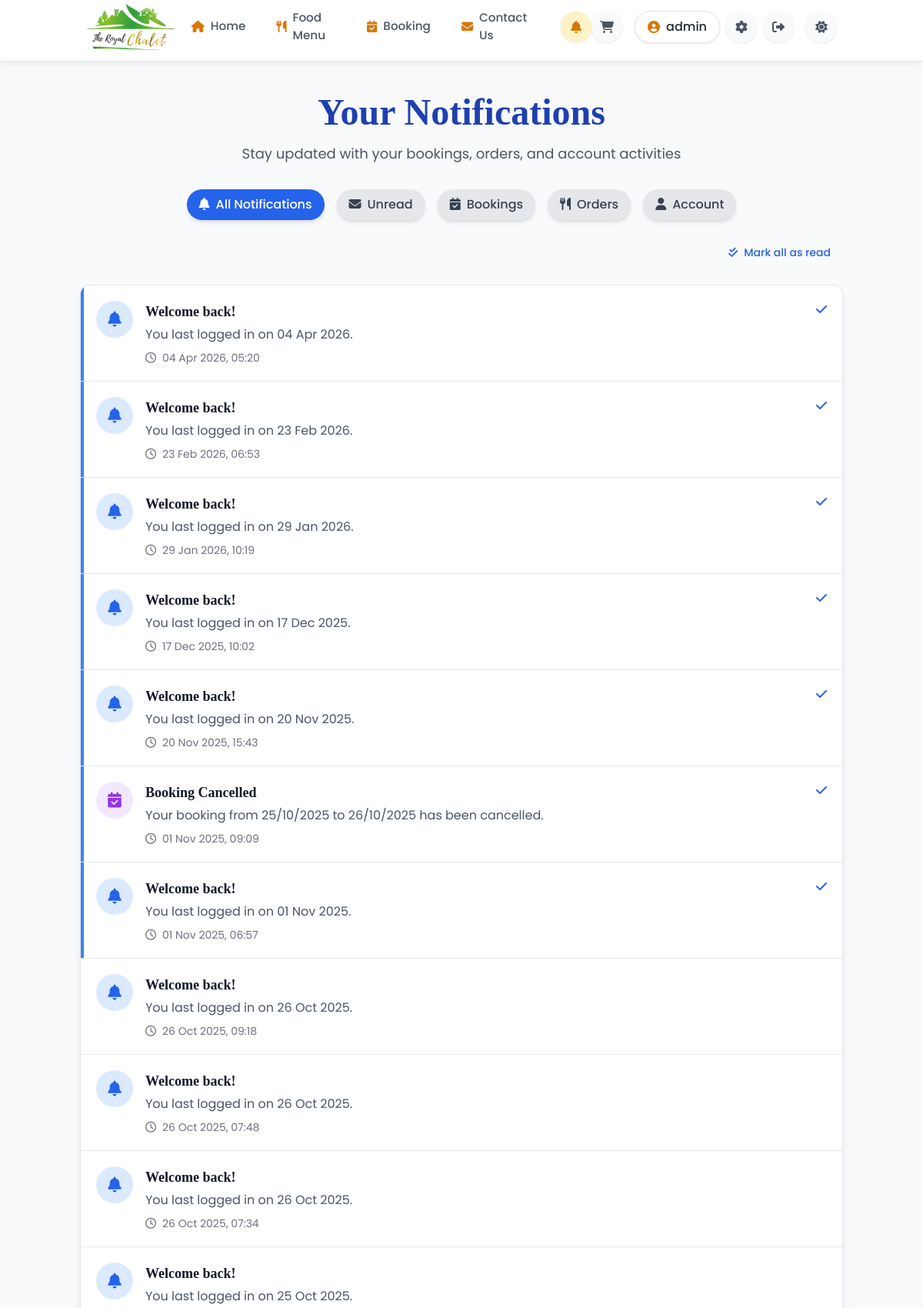
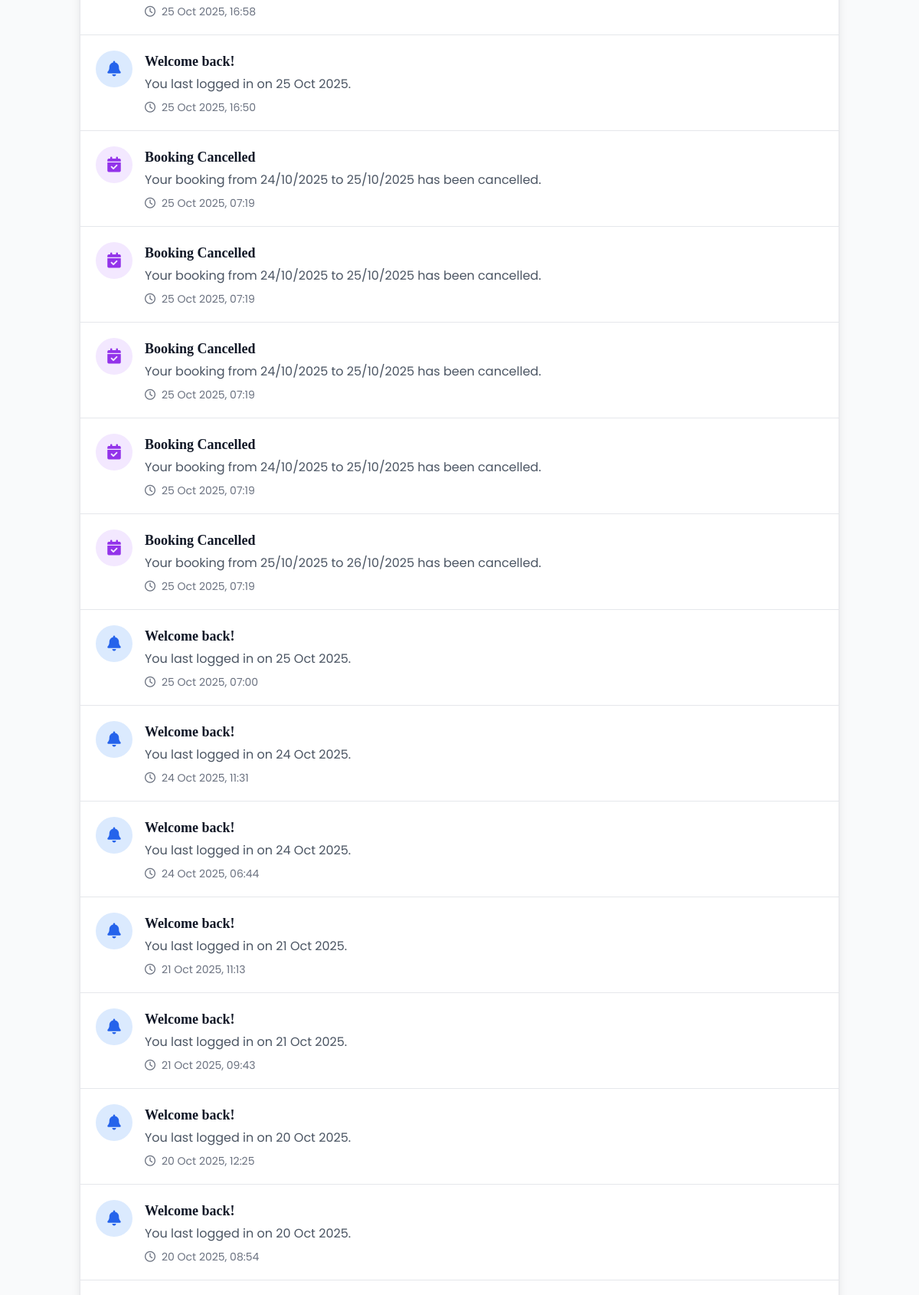
/notifications (signed in, upper part), run on the app's committed database (2 pictures, top to bottom).
### models.py (models this page shows)
class User(UserMixin, db.Model):
    id = db.Column(db.Integer, primary_key=True)
    username = db.Column(db.String(80), unique=True, nullable=False)
    email = db.Column(db.String(120), unique=True, nullable=False)
    password_hash = db.Column(db.String(128), nullable=False)
    is_admin = db.Column(db.Boolean, default=False)
    phone = db.Column(db.String(15))
    address = db.Column(db.Text)
    created_at = db.Column(db.DateTime, default=lambda: datetime.now(timezone.utc))
    last_login = db.Column(db.DateTime)
    bookings = db.relationship('Booking', backref='user', lazy=True)
    orders = db.relationship('FoodOrder', backref='user', lazy=True)
    reviews = db.relationship('Review', backref='user', lazy=True)

class Notification(db.Model):
    id = db.Column(db.Integer, primary_key=True)
    user_id = db.Column(db.Integer, db.ForeignKey('user.id'), nullable=False)
    title = db.Column(db.String(200), nullable=False)
    message = db.Column(db.Text, nullable=False)
    type = db.Column(db.String(50), default='info')  # info, success, warning, error
    is_read = db.Column(db.Boolean, default=False)
    created_at = db.Column(db.DateTime, default=lambda: datetime.now(timezone.utc))

### app.py (the view)
@app.route('/notifications')
@login_required
def notifications_page():
    notifications = Notification.query.filter_by(user_id=current_user.id).order_by(Notification.created_at.desc()).all()
    return render_template('notifications.html', notifications=notifications)

### app.py (called while the page is built)
@app.context_processor
def inject_now():
    return {'now': datetime.now()}

@app.template_filter('format_time')
def format_time(value):
    try:
        if ':' in value:
            hours, minutes = map(int, value.split(':'))
            period = 'AM' if hours < 12 else 'PM'
            hours = hours % 12
            if hours == 0:
                hours = 12
            return f"{hours}:{minutes:02d} {period}"
        return value
    except (ValueError, AttributeError):
        return value

@app.context_processor
def inject_settings():
    settings = {}
    try:
        for setting in VillaSettings.query.all():
            settings[setting.setting_key] = setting.setting_value
    except:
        pass
    return {'villa_settings': settings}

@login_manager.user_loader
def load_user(user_id):
    return User.query.get(int(user_id))

@app.after_request
def add_header(response):
    if 'Cache-Control' not in response.headers:
        response.headers['Cache-Control'] = 'public, max-age=31536000'
    return response

### templates/notifications.html (shortened to what this page needs)
{% extends 'base.html' %}
{% block content %}
<div class="container mx-auto px-4 py-8">
    <div class="max-w-5xl mx-auto">
        <div class="mb-8 text-center">
            <h1 class="text-4xl md:text-5xl font-bold mb-4 text-blue-800" style="font-family: 'Playfair Display', serif;">Your Notifications</h1>
            <p class="text-gray-600 dark:text-gray-400 text-lg">Stay updated with your bookings, orders, and account activities</p>
        </div>
        <div class="mb-6 flex flex-wrap justify-center gap-4">
            <button id="filter-all" class="px-4 py-2 rounded-full bg-blue-600 text-white font-medium hover:bg-blue-700 transition active shadow-md">
                <i class="fas fa-bell mr-2"></i>All Notifications
            </button>
            <button id="filter-unread" class="px-4 py-2 rounded-full bg-gray-200 text-gray-700 font-medium hover:bg-gray-300 transition shadow-md">
                <i class="fas fa-envelope mr-2"></i>Unread
            </button>
            <button id="filter-booking" class="px-4 py-2 rounded-full bg-gray-200 text-gray-700 font-medium hover:bg-gray-300 transition shadow-md">
                <i class="fas fa-calendar-check mr-2"></i>Bookings
            </button>
            <button id="filter-order" class="px-4 py-2 rounded-full bg-gray-200 text-gray-700 font-medium hover:bg-gray-300 transition shadow-md">
                <i class="fas fa-utensils mr-2"></i>Orders
            </button>
            <button id="filter-account" class="px-4 py-2 rounded-full bg-gray-200 text-gray-700 font-medium hover:bg-gray-300 transition shadow-md">
                <i class="fas fa-user mr-2"></i>Account
            </button>
        </div>
        <div class="mb-6 flex justify-end">
            <button id="mark-all-read" class="px-4 py-2 text-sm font-medium text-blue-600 hover:text-blue-800 flex items-center gap-2 transition">
                <i class="fas fa-check-double"></i> Mark all as read
            </button>
        </div>
        <div class="bg-white dark:bg-gray-800 rounded-xl shadow-lg overflow-hidden border border-gray-200 dark:border-gray-700">
            {% if notifications %}
                <div id="notifications-container" class="divide-y divide-gray-200 dark:divide-gray-700">
                    {% for notification in notifications %}
                        <div class="notification-item p-5 hover:bg-gray-50 dark:hover:bg-gray-700 transition relative {% if not notification.is_read %}unread{% endif %}"
                             data-id="{{ notification.id }}"
                             data-type="{{ notification.type }}"
                             data-read="{{ notification.is_read }}">
                            {% if not notification.is_read %}
                            <div class="absolute left-0 top-0 bottom-0 w-1 bg-blue-500"></div>
                            {% endif %}
                            <div class="flex items-start gap-4">
                                <div class="flex-shrink-0">
                                    {% if 'booking' in notification.title.lower() %}
                                        <div class="w-12 h-12 rounded-full bg-purple-100 dark:bg-purple-900 flex items-center justify-center text-purple-600 dark:text-purple-300">
                                            <i class="fas fa-calendar-check text-xl"></i>
                                        </div>
                                    {% elif 'order' in notification.title.lower() %}
                                        <div class="w-12 h-12 rounded-full bg-green-100 dark:bg-green-900 flex items-center justify-center text-green-600 dark:text-green-300">
                                            <i class="fas fa-utensils text-xl"></i>
                                        </div>
                                    {% elif 'payment' in notification.title.lower() %}
                                        <div class="w-12 h-12 rounded-full bg-yellow-100 dark:bg-yellow-900 flex items-center justify-center text-yellow-600 dark:text-yellow-300">
                                            <i class="fas fa-credit-card text-xl"></i>
                                        </div>
                                    {% else %}
                                        <div class="w-12 h-12 rounded-full bg-blue-100 dark:bg-blue-900 flex items-center justify-center text-blue-600 dark:text-blue-300">
                                            <i class="fas fa-bell text-xl"></i>
                                        </div>
                                    {% endif %}
                                </div>
                                <div class="flex-1">
                                    <h3 class="text-lg font-semibold text-gray-900 dark:text-gray-100 mb-1">{{ notification.title }}</h3>
                                    <p class="text-gray-600 dark:text-gray-400 mb-2">{{ notification.message }}</p>
                                    <div class="flex items-center text-sm text-gray-500 dark:text-gray-500">
                                        <i class="far fa-clock mr-2"></i>
                                        <span>{{ notification.created_at.strftime('%d %b %Y, %H:%M') }}</span>
                                    </div>
                                </div>
                                {% if not notification.is_read %}
                                <button class="mark-read-btn flex-shrink-0 text-blue-600 hover:text-blue-800 dark:text-blue-400 dark:hover:text-blue-300 transition" data-id="{{ notification.id }}">
                                    <i class="fas fa-check"></i>
                                </button>
                                {% endif %}
                            </div>
                        </div>
                    {% endfor %}
                </div>
            {% endif %}
        </div>
    </div>
</div>
{% endblock %}

### templates/base.html (shortened to what this page needs)
<!DOCTYPE html>
<html lang="en">
<head>
    <script src="https://cdn.tailwindcss.com"></script>
    <link rel="stylesheet" href="{{ url_for('static', filename='css/styles.min.css') }}">
    <link rel="stylesheet" href="https://unpkg.com/aos@2.3.1/dist/aos.css" />
    <link rel="stylesheet" href="https://cdnjs.cloudflare.com/ajax/libs/font-awesome/6.4.0/css/all.min.css">
</head>
<body class="bg-gray-50 dark:bg-gray-900 text-gray-800 dark:text-gray-200 min-h-screen flex flex-col transition-colors duration-300">
    <nav class="bg-white dark:bg-gray-900 fixed w-full top-0 z-[1000] transition-all duration-300 border-b border-gray-200 dark:border-gray-800 header-nav">
      <div class="container mx-auto px-4 md:px-6">
        <div class="flex justify-between items-center h-full">
          <a href="{{ url_for('index') }}" class="flex items-center">
            <div class="logo-container">
              <img src="{{ url_for('static', filename='Rc.png') }}"
                 alt="Royal Chalet Logo"
                 class="h-full w-auto object-contain">
            </div>
          </a>
          <div class="hidden lg:flex items-center">
            <div class="flex">
              <a href="{{ url_for('index') }}" class="nav-item flex items-center {% if request.path == url_for('index') %}active{% endif %}">
                <i class="fas fa-home mr-2 text-amber-600"></i>Home
              </a>
              <a href="{{ url_for('menu') }}" class="nav-item flex items-center {% if request.path == url_for('menu') %}active{% endif %}">
                <i class="fas fa-utensils mr-2 text-amber-600"></i>Food Menu
              </a>
              <a href="{{ url_for('booking') }}" class="nav-item flex items-center {% if request.path == url_for('booking') %}active{% endif %}">
                <i class="fas fa-calendar-check mr-2 text-amber-600"></i>Booking
              </a>
              <a href="{{ url_for('contact') }}" class="nav-item flex items-center {% if request.path == url_for('contact') %}active{% endif %}">
                <i class="fas fa-envelope mr-2 text-amber-600"></i>Contact Us
              </a>
            </div>
            <div class="ml-6 flex items-center">
              <a href="{{ url_for('notifications_page') }}" class="icon-button relative {% if request.path == url_for('notifications_page') %}bg-amber-100 text-amber-600{% endif %}">
                <i class="fas fa-bell"></i>
                {% set unread_count = current_user.notifications|selectattr('is_read', 'equalto', false)|list|length if current_user.is_authenticated else 0 %}
              </a>
              <a href="{{ url_for('cart') }}" class="icon-button relative {% if request.path == url_for('cart') %}bg-amber-100 text-amber-600{% endif %}">
                <i class="fas fa-shopping-cart"></i>
              </a>
              {% if current_user.is_authenticated %}
                <div class="flex items-center ml-4">
                  <a href="{{ url_for('profile') }}" class="profile-button">
                    <i class="fas fa-user-circle text-amber-600 mr-2"></i>
                    <span class="max-w-[120px] truncate font-medium">{{ current_user.username }}</span>
                  </a>
                  {% if current_user.is_admin %}
                    <a href="{{ url_for('admin_dashboard') }}" class="icon-button ml-2" title="Admin Dashboard">
                      <i class="fas fa-cog"></i>
                    </a>
                  {% endif %}
                  <a href="{{ url_for('logout') }}" class="icon-button ml-2" title="Logout">
                    <i class="fas fa-sign-out-alt"></i>
                  </a>
                </div>
              {% endif %}
              <button id="theme-toggle" class="icon-button ml-4" title="Toggle Dark Mode">
                <i class="fas fa-sun dark:hidden"></i>
              </button>
            </div>
          </div>
        </div>
      </div>
                {% set unread_count = current_user.notifications|selectattr('is_read', 'equalto', false)|list|length if current_user.is_authenticated else 0 %}
    </nav>
    <div class="content-wrapper">
    <main class="flex-grow pb-20 md:pb-0">
      {% block content %}{% endblock %}
    </main>
    </div>
</body>
</html>

### templates/base.html (style rules this page uses)
body { font-family: 'Poppins', 'Open Sans', 'sans-serif'; font-size: 16px; line-height: 1.6; color: #333; }
h1, h2, h3, h4, h5, h6 { font-family: 'Playfair Display', serif; font-weight: 600; line-height: 1.3; }
h1 { font-size: 2.5rem; }
h3 { font-size: 1.75rem; }
p { margin-bottom: 1rem; }
.content-wrapper { padding-top: 90px; }

### data on the page
User: username "admin"
Notification: is_read False (drawn), title "Welcome back!", message "You last logged in on 04 Apr 2026.", created_at "04 Apr 2026, 05:20"
Notification: is_read False (drawn), title "Welcome back!", message "You last logged in on 23 Feb 2026.", created_at "23 Feb 2026, 06:53"
Notification: is_read False (drawn), title "Welcome back!", message "You last logged in on 29 Jan 2026.", created_at "29 Jan 2026, 10:19"
Notification: is_read False (drawn), title "Welcome back!", message "You last logged in on 17 Dec 2025.", created_at "17 Dec 2025, 10:02"
Notification: is_read False (drawn), title "Welcome back!", message "You last logged in on 20 Nov 2025.", created_at "20 Nov 2025, 15:43"
Notification: is_read False (drawn), title "Booking Cancelled", message "Your booking from 25/10/2025 to 26/10/2025 has been cancelled.", created_at "01 Nov 2025, 09:09"
Notification: is_read False (drawn), title "Welcome back!", message "You last logged in on 01 Nov 2025.", created_at "01 Nov 2025, 06:57"
Notification: title "Welcome back!", message "You last logged in on 26 Oct 2025.", created_at "26 Oct 2025, 09:18"
Notification: title "Welcome back!", message "You last logged in on 26 Oct 2025.", created_at "26 Oct 2025, 07:48"
Notification: title "Welcome back!", message "You last logged in on 26 Oct 2025.", created_at "26 Oct 2025, 07:34"
Notification: title "Welcome back!", message "You last logged in on 25 Oct 2025.", created_at "25 Oct 2025, 16:58"
Notification: title "Welcome back!", message "You last logged in on 25 Oct 2025.", created_at "25 Oct 2025, 16:50"
Notification: title "Booking Cancelled", message "Your booking from 24/10/2025 to 25/10/2025 has been cancelled.", created_at "25 Oct 2025, 07:19"
Notification: title "Booking Cancelled", message "Your booking from 24/10/2025 to 25/10/2025 has been cancelled.", created_at "25 Oct 2025, 07:19"
Notification: title "Booking Cancelled", message "Your booking from 24/10/2025 to 25/10/2025 has been cancelled.", created_at "25 Oct 2025, 07:19"
Notification: title "Booking Cancelled", message "Your booking from 24/10/2025 to 25/10/2025 has been cancelled.", created_at "25 Oct 2025, 07:19"
Notification: title "Booking Cancelled", message "Your booking from 25/10/2025 to 26/10/2025 has been cancelled.", created_at "25 Oct 2025, 07:19"
Notification: title "Welcome back!", message "You last logged in on 25 Oct 2025.", created_at "25 Oct 2025, 07:00"
Notification: title "Welcome back!", message "You last logged in on 24 Oct 2025.", created_at "24 Oct 2025, 11:31"
Notification: title "Welcome back!", message "You last logged in on 24 Oct 2025.", created_at "24 Oct 2025, 06:44"
Notification: title "Welcome back!", message "You last logged in on 21 Oct 2025.", created_at "21 Oct 2025, 11:13"
Notification: title "Welcome back!", message "You last logged in on 21 Oct 2025.", created_at "21 Oct 2025, 09:43"
Notification: title "Welcome back!", message "You last logged in on 20 Oct 2025.", created_at "20 Oct 2025, 12:25"
Notification: title "Welcome back!", message "You last logged in on 20 Oct 2025.", created_at "20 Oct 2025, 08:54"
